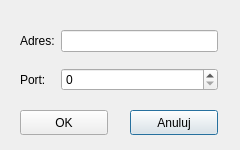
<?xml version="1.0" encoding="UTF-8"?>
<ui version="4.0">
 <class>Connection</class>
 <widget class="QDialog" name="Connection">
  <property name="geometry">
   <rect>
    <x>0</x>
    <y>0</y>
    <width>240</width>
    <height>150</height>
   </rect>
  </property>
  <property name="windowTitle">
   <string>Dialog</string>
  </property>
  <widget class="QPushButton" name="cancel">
   <property name="geometry">
    <rect>
     <x>130</x>
     <y>110</y>
     <width>88</width>
     <height>25</height>
    </rect>
   </property>
   <property name="text">
    <string>Anuluj</string>
   </property>
  </widget>
  <widget class="QPushButton" name="ok">
   <property name="geometry">
    <rect>
     <x>20</x>
     <y>110</y>
     <width>88</width>
     <height>25</height>
    </rect>
   </property>
   <property name="text">
    <string>OK</string>
   </property>
  </widget>
  <widget class="QWidget" name="">
   <property name="geometry">
    <rect>
     <x>20</x>
     <y>20</y>
     <width>198</width>
     <height>82</height>
    </rect>
   </property>
   <layout class="QGridLayout" name="gridLayout">
    <item row="0" column="0">
     <widget class="QLabel" name="label">
      <property name="text">
       <string>Adres:</string>
      </property>
     </widget>
    </item>
    <item row="0" column="1">
     <widget class="QLineEdit" name="address"/>
    </item>
    <item row="1" column="1">
     <widget class="QSpinBox" name="port">
      <property name="maximum">
       <number>9999</number>
      </property>
     </widget>
    </item>
    <item row="1" column="0">
     <widget class="QLabel" name="label_2">
      <property name="text">
       <string>Port:</string>
      </property>
     </widget>
    </item>
   </layout>
  </widget>
 </widget>
 <resources/>
 <connections/>
</ui>
